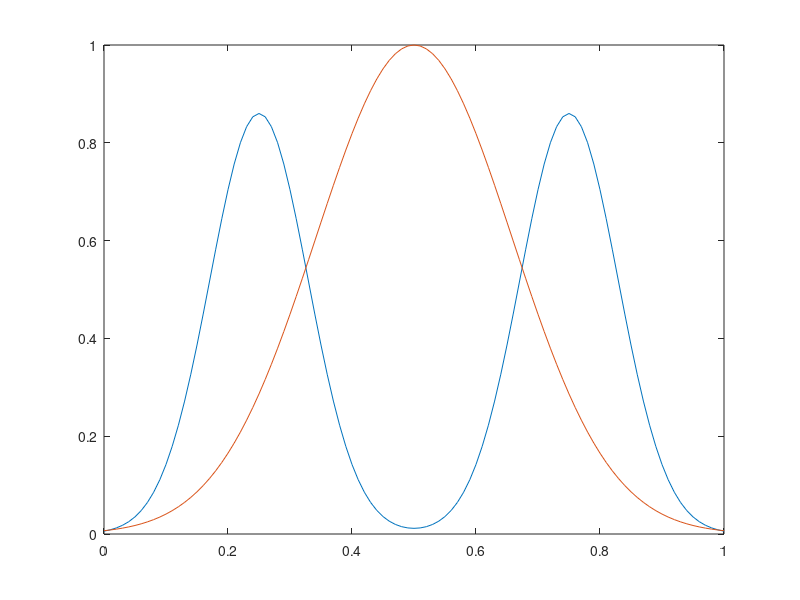
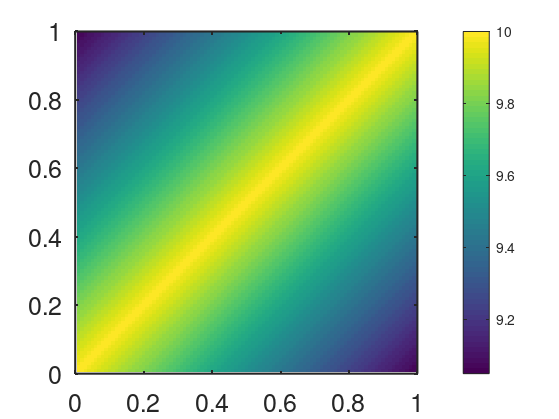

Write MATLAB code to recreate these figures, in order. (Note: this script raises an error after producing the figures.)
%%%%%%%%%%%%%%%%%%%%%%%%%%%%%%%%%%%%%%%%%%%%%%%%%%%%%%%%%%%%%%%%%%%%%%%%%%%%%%%%%%%%%%%%%%
%%% Generate data
%%%%%%%%%%%%%%%%%%%%%%%%%%%%%%%%%%%%%%%%%%%%%%%%%%%%%%%%%%%%%%%%%%%%%%%%%%%%%%%%%%%%%%%%%%
clear; close all;
N = 101;

seed = rand*1000;
rng("default");

t1 = linspace(-3,3,N);
t = linspace(0,1,N);
a = 0.5;
time_gap = 1/(N-1);

for j =1:N 
%     f(j) = 1.5*exp(-(t1(j)-1.7).^2/2) + 1.5*exp(-(t1(j)+1.7).^2/2);
    f(j) = 0.86*exp(-(t(j)-0.25).^2*80) + 0.86*exp(-(t(j)-0.75).^2*80);
end

% f = f - interp1([-3 3], [f(1) f(end)],t1);

a = [-0.5, 2];


gamma1 = t;
f1 = interp1(t,f,gamma1);

for j =1:N 
%     g(j) = exp(-t1(j).^2/2);
    g(j) = exp(-(t(j)-0.5).^2*20);
end
f2 = interp1(t,g,t);

figure(1);clf;
plot(t, f1, t, f2)

f1 = f1';
f2 = f2';

q1 = sign(gradient(f1)/time_gap).*sqrt(abs(gradient(f1)/time_gap));
q2 = sign(gradient(f2)/time_gap).*sqrt(abs(gradient(f2)/time_gap));

%define the covariance for the gamma function
mu = zeros(1, N);
% mu = -2*t;
% f_cov = ones(1, N);
% % f_cov= [2*ones(1, (N-1)/2+1), ones(1, (N-1)/2)];
% Cr = diag(f_cov);
% sigma_kernel = 1.0;
% kernel_size = 11; % Adjust the size as needed
% [X, Y] = meshgrid(-(kernel_size-1)/2:(kernel_size-1)/2, -(kernel_size-1)/2:(kernel_size-1)/2);
% gaussian_kernel = exp(-(X.^2 + Y.^2) / (2 * sigma_kernel^2));
% Cr = conv2(Cr, gaussian_kernel, 'same');


% Define the value of pho
pho = 0.999;  % You can change this to your desired value
% Initialize an empty matrix of size (n+1) x (n+1)

f_cov = ones(1, N);
% f_cov= [20*ones(1, (N-1)/2+1), 0.1*ones(1, (N-1)/2)];
Cr = diag(f_cov);
% Cr = zeros(N, N);

% Fill in the matrix
for i = 1:N
    for j = 1:N
        if i ~= j
            Cr(i, j) = pho^(abs(i-j));
        end
    end
end

Cr = Cr*10;
figure(1001); clf;
imagesc(Cr);
colorbar;
axis equal;
set(gca,'YDir','normal')
xlim([0 100])
ylim([0 100])
xticks([0 20 40 60 80 100]);
xticklabels([0 0.2 0.4 0.6 0.8 1]);
yticks([0 20 40 60 80 100]);
yticklabels([0 0.2 0.4 0.6 0.8 1]);
set(gca, 'Fontsize', 18,'linewidth', 1.5)
set(gcf,'paperpositionmode','auto');
set(gcf,'windowstyle','normal');
set(gca,'LooseInset',max(get(gca,'TightInset'), 0.02))
set(gca,'fontweight','normal')
opts.Colors     = get(groot,'defaultAxesColorOrder');
opts.saveFolder = 'img/';
opts.width      = 12;
opts.height     = 10;
opts.fontType   = 'Times';
% A = rand(N, N);
% 
% % Form a symmetric matrix by multiplying A with its transpose
% Cr = A * A';
% 
% % Ensure the matrix is positive definite by adjusting eigenvalues
% min_eigenvalue = min(eig(Cr));
% if min_eigenvalue <= 0
%     Cr = Cr + eye(N) * (-min_eigenvalue + 1e-5);
% end

%%%%%%%%%%%%%%%%%%%%%%%%%%%%%%%%%%%%%%%%%%%%%%%%%%%%%%%%%%%%%%%%%%%%%%%%%%%%%%%%%%%%%%%%%%
%%% Dynamic programming to match f1 and f2 
%%%%%%%%%%%%%%%%%%%%%%%%%%%%%%%%%%%%%%%%%%%%%%%%%%%%%%%%%%%%%%%%%%%%%%%%%%%%%%%%%%%%%%%%%%
gamma_t = DynamicProgrammingQ(q2', q1', 0, 0);


%%%%%%%%%%%%%%%%%%%%%%%%%%%%%%%%%%%%%%%%%%%%%%%%%%%%%%%%%%%%%%%%%%%%%%%%%%%%%%%%%%%%%%%%%%
%%% bayesian
%%%%%%%%%%%%%%%%%%%%%%%%%%%%%%%%%%%%%%%%%%%%%%%%%%%%%%%%%%%%%%%%%%%%%%%%%%%%%%%%%%%%%%%%%%
% 1. initiate phi 
% svd of Cr
%%%%%%%%%%%%%%%%%%%%%%%%%%%%%%%%%%%%%%%%%%%%%%%%%%%%%%%%%%%%%%%%%%%%%%%%%%%%%%%%%%%%%%%%%%
%%% bayesian
%%%%%%%%%%%%%%%%%%%%%%%%%%%%%%%%%%%%%%%%%%%%%%%%%%%%%%%%%%%%%%%%%%%%%%%%%%%%%%%%%%%%%%%%%%
% 1. initiate phi 
% svd of Cr
[U, S, V] = svd(Cr);
S = S*time_gap;

dn = 5;
for j = 1:dn
    U1(j,:) = U(:,j);
    U1(j,:) = U1(j,:)/sqrt(trapz(t, U1(j,:).^2)); 
end

phi_int = zeros(1, N);

% for j = 1:dn
%     phi_int = phi_int + normrnd(0, sqrt(S(j,j)))*U1(j,:);
% end
% phi_int = phi_int-trapz(t,phi_int);

% phi_int = mvnrnd(mu, Cr, 1);
% phi_int = phi_int-trapz(t,phi_int);

figure(101); clf;
plot(t, phi_int);
figure(102); clf;
gamma_in = cumtrapz(t, exp(phi_int))./trapz(t, exp(phi_int));
gamma_in = (gamma_in-min(gamma_in))/(max(gamma_in)-min(gamma_in)); 
plot(t, gamma_in);

%2. Initiate sigma1
sigma1_int = 2;

%3: update g and sigma1
J = 10000;
phi_set = [];
phi_set(1,:) = phi_int;

%set the parameters for the pCN-mixture
betals = [linspace(0.001, 1,10)];
probabilities = repmat(0.1, 1, 10);
% betals = [0.5, linspace(0.001, 0.5,9)];
% probabilities = repmat(0.1, 1, 10);

for j = 1: J
    %propose new phi
    kesi = mvnrnd(mu, Cr, 1);
%     kesi = zeros(1, N);
%     for jj = 1:dn
%         kesi = kesi + normrnd(0, sqrt(S(jj,jj)))*U1(jj,:);
%     end
    kesi = kesi-trapz(t,kesi);
    beta = randsample(betals, 1,true, probabilities);
    phi_new = phi_set(j,:)*sqrt(1-beta^2) + beta*kesi;
    phi_new = phi_new-trapz(t,phi_new);
    
    % calculate MCMC acceptance ratio
    [lossratio, sse_diff(j)] = cal_joint_ratio_clr_corr(sigma1_int, q1, q2, t, phi_new, phi_set(j,:));
    lossratio_(j) = lossratio;
    lamd_p = min(1, lossratio);

    if rand()<lamd_p
        phi_set(j+1,:) = phi_new;
    else
        phi_set(j+1,:) = phi_set(j,:);
    end
    
    temp_t = cumtrapz(t,exp(phi_set(j+1,:)))./trapz(t, exp(phi_set(j+1,:)),2);
    temp_t = round(temp_t/temp_t(end)*(N-1))+1;
    gam1_dev = exp(phi_set(j+1,:))./trapz(t, exp(phi_set(j+1,:)),2);
    SSE = (norm(q2 - q1(temp_t).*sqrt(gam1_dev')))^2;
    sse_(j) = SSE;

end

% plot the sample gamma
gamma_new = [];
cnt = 1;
for j = 1:J+1
    gamma_new(j,:) = cumtrapz(t, exp(phi_set(j,:)))./trapz(t, exp(phi_set(j,:)));
    gamma_new(j,:) = (gamma_new(j,:)-min(gamma_new(j,:)))/(max(gamma_new(j,:))-min(gamma_new(j,:)));
end


fgamma = gamma_new(100:50:J+1,:);
fphi_set = phi_set(100:50:J+1,:);

sample_mean = mean(phi_set,1);
gamma_mean = cumsum(exp(sample_mean))./sum(exp(sample_mean));
gamma_mean = (gamma_mean-min(gamma_mean))/(max(gamma_mean)-min(gamma_mean));





figure(1); clf;
hold on;
plot(t,gamma_new);
plot(t,gamma_t,'k','LineWidth',2);
% plot(t,gamma_mean','b--','LineWidth',2);
lsize = 16; % Label fontsize
nsize = 18; % Axis fontsize
axis equal;
ylim([0,1]);
xlim([0,1]);
xticks([0 0.2 0.4 0.6 0.8 1]);
set(gca, 'Fontsize', nsize,'linewidth', 1.5)
set(gcf,'paperpositionmode','auto');
set(gcf,'windowstyle','normal');
set(gca,'LooseInset',max(get(gca,'TightInset'), 0.02))
set(gca,'fontweight','normal')
opts.Colors     = get(groot,'defaultAxesColorOrder');
opts.saveFolder = 'img/';
opts.width      = 12;
opts.height     = 10;
opts.fontType   = 'Times';
% 



f2_gamma_t = interp1(t,f2,gamma_t);
figure(2);clf;
plot(t,f1,'b.','LineWidth', 1.5);
hold on;
plot(t,f2,'g.','LineWidth', 1.5);
plot(t, f2_gamma_t, 'r','LineWidth', 1.5)

figure(3);clf;
plot(t,q1,'b.','LineWidth', 1.5);
hold on;
plot(t,q2,'g.','LineWidth', 1.5);

figure(5);clf;
subplot(2,1,1);
plot(sse_)
subplot(2,1,2);
hist(sse_);
% 
figure (8);clf;
for i =1:N
    eigenvalue(i) = S(i,i);
end
plot(cumsum(eigenvalue(1:50))/sum(eigenvalue),'linewidth', 1.5);


%%
% Perform k-means clustering
K = 2;
% [idx, centers] = kmeans(phi_set, K);
[idx, centers] = kmeans(fphi_set, K);
for i = 1: K
    centers_g(i,:) = cumtrapz(t, exp(centers(i,:)))/trapz(t, exp(centers(i,:)));
end

figure(11); clf;

% plot(t,gamma_new(idx==1,:),'Color', [0.8 0.8 0.8]);
% plot(t,gamma_new(idx==2,:),'y');
plot(t,fgamma(idx==2,:)','Color', [0.8 0.8 0.8]);
hold on;
plot(t,fgamma(idx==1,:),'y');
plot(t, centers_g(2,:),'m','LineWidth',2)
plot(t, centers_g(1,:),'c','LineWidth',2)
% plot(t,gamma_t,'r--','LineWidth',2);
% plot(t,gamma_t,'m--','LineWidth',2);
lsize = 16; % Label fontsize
nsize = 18; % Axis fontsize
axis equal;
ylim([0,1]);
xlim([0,1]);
xticks([0 0.2 0.4 0.6 0.8 1]);
set(gca, 'Fontsize', nsize,'linewidth', 1.5)
set(gcf,'paperpositionmode','auto');
set(gcf,'windowstyle','normal');
set(gca,'LooseInset',max(get(gca,'TightInset'), 0.02))
set(gca,'fontweight','normal')
opts.Colors     = get(groot,'defaultAxesColorOrder');
opts.saveFolder = 'img/';
opts.width      = 12;
opts.height     = 10;
opts.fontType   = 'Times';

figure(12); clf;

% plot(t,phi_set(idx==1,:),'Color', [0.8 0.8 0.8]);
% plot(t,phi_set(idx==2,:),'y');
plot(t,fphi_set(idx==2,:)','Color', [0.8 0.8 0.8]);
hold on;
plot(t,fphi_set(idx==1,:),'y');
plot(t, centers(2,:),'m','LineWidth',2)
plot(t, centers(1,:),'c','LineWidth',2)
lsize = 16; % Label fontsize
nsize = 18; % Axis fontsize
pbaspect([1 1 1]);
xlim([0,1]);
xticks([0 0.2 0.4 0.6 0.8 1]);
set(gca, 'Fontsize', nsize,'linewidth', 1.5)
set(gcf,'paperpositionmode','auto');
set(gcf,'windowstyle','normal');
set(gca,'LooseInset',max(get(gca,'TightInset'), 0.02))
set(gca,'fontweight','normal')
opts.Colors     = get(groot,'defaultAxesColorOrder');
opts.saveFolder = 'img/';
opts.width      = 12;
opts.height     = 10;
opts.fontType   = 'Times';


f2_gamma_t1 = interp1(t,f2,centers_g(1,:));
f2_gamma_t2 = interp1(t,f2,centers_g(2,:));
figure(22);clf;
plot(t,f1,'b--','LineWidth', 1.5);
hold on;
plot(t,f2,'g--','LineWidth', 1.5);
% plot(t, f2_gamma_t, 'r--','LineWidth', 1.5)
plot(t, f2_gamma_t1, 'm','LineWidth', 1.5)
plot(t, f2_gamma_t2, 'c','LineWidth', 1.5)

legend({'$f_1$','$f_2$','$f_2\circ \gamma$','$f_2\circ \gamma$'},'Interpreter','latex','Box','off')
pbaspect([1 1 1]);
xlim([0,1]);
xticks([0 0.2 0.4 0.6 0.8 1]);
set(gca, 'Fontsize', nsize,'linewidth', 1.5)
set(gcf,'paperpositionmode','auto');
set(gcf,'windowstyle','normal');
set(gca,'LooseInset',max(get(gca,'TightInset'), 0.02))
set(gca,'fontweight','normal')
opts.Colors     = get(groot,'defaultAxesColorOrder');
opts.saveFolder = 'img/';
opts.width      = 12;
opts.height     = 10;
opts.fontType   = 'Times';